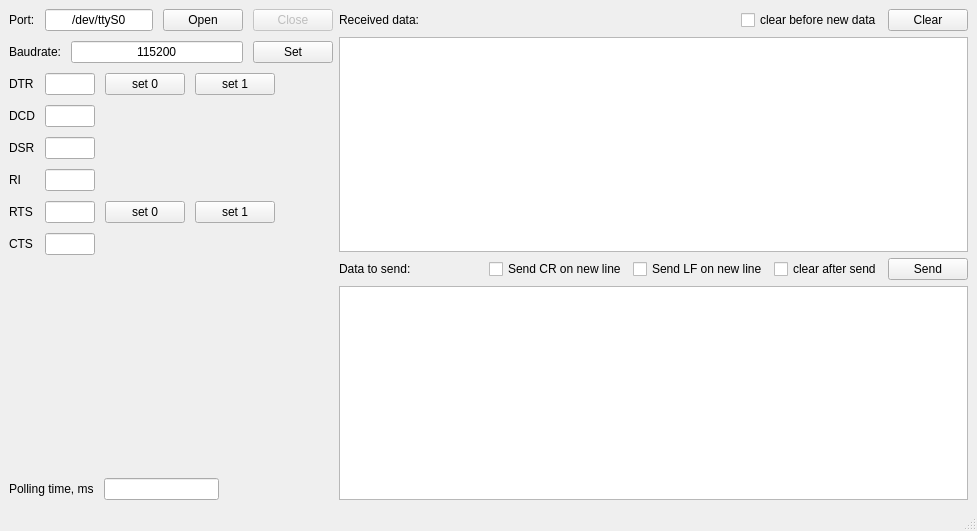
<?xml version="1.0" encoding="UTF-8"?>
<ui version="4.0">
 <class>MainWindow</class>
 <widget class="QMainWindow" name="MainWindow">
  <property name="geometry">
   <rect>
    <x>0</x>
    <y>0</y>
    <width>977</width>
    <height>531</height>
   </rect>
  </property>
  <property name="windowTitle">
   <string>Serial port debugger</string>
  </property>
  <widget class="QWidget" name="centralwidget">
   <layout class="QGridLayout" name="gridLayout_2">
    <item row="0" column="0">
     <layout class="QHBoxLayout" name="horizontalLayout_5" stretch="0,1">
      <item>
       <layout class="QVBoxLayout" name="verticalLayout">
        <property name="spacing">
         <number>10</number>
        </property>
        <item>
         <layout class="QHBoxLayout" name="horizontalLayout">
          <item>
           <widget class="QLabel" name="label">
            <property name="text">
             <string>Port:</string>
            </property>
           </widget>
          </item>
          <item>
           <widget class="QLineEdit" name="deviceEdit">
            <property name="text">
             <string>/dev/ttyS0</string>
            </property>
            <property name="alignment">
             <set>Qt::AlignCenter</set>
            </property>
           </widget>
          </item>
          <item>
           <widget class="QPushButton" name="openPortButton">
            <property name="text">
             <string>Open</string>
            </property>
           </widget>
          </item>
          <item>
           <widget class="QPushButton" name="closePortButton">
            <property name="enabled">
             <bool>false</bool>
            </property>
            <property name="text">
             <string>Close</string>
            </property>
           </widget>
          </item>
         </layout>
        </item>
        <item>
         <layout class="QHBoxLayout" name="horizontalLayout_2">
          <item>
           <widget class="QLabel" name="label_2">
            <property name="text">
             <string>Baudrate:</string>
            </property>
           </widget>
          </item>
          <item>
           <widget class="QLineEdit" name="baudrateEdit">
            <property name="inputMask">
             <string/>
            </property>
            <property name="text">
             <string>115200</string>
            </property>
            <property name="alignment">
             <set>Qt::AlignCenter</set>
            </property>
            <property name="placeholderText">
             <string>[1-9][0-9]*</string>
            </property>
           </widget>
          </item>
          <item>
           <widget class="QPushButton" name="setBaudButton">
            <property name="text">
             <string>Set</string>
            </property>
           </widget>
          </item>
         </layout>
        </item>
        <item>
         <layout class="QGridLayout" name="gridLayout" columnstretch="0,0,0,0,1">
          <item row="0" column="0">
           <widget class="QLabel" name="label_3">
            <property name="text">
             <string>DTR</string>
            </property>
           </widget>
          </item>
          <item row="4" column="3">
           <widget class="QPushButton" name="setRTSHighButton">
            <property name="text">
             <string>set 1</string>
            </property>
           </widget>
          </item>
          <item row="4" column="2">
           <widget class="QPushButton" name="setRTSLowButton">
            <property name="text">
             <string>set 0</string>
            </property>
           </widget>
          </item>
          <item row="5" column="1">
           <widget class="QLineEdit" name="CTSShowEdit">
            <property name="enabled">
             <bool>true</bool>
            </property>
            <property name="sizePolicy">
             <sizepolicy hsizetype="Minimum" vsizetype="Fixed">
              <horstretch>0</horstretch>
              <verstretch>0</verstretch>
             </sizepolicy>
            </property>
            <property name="maximumSize">
             <size>
              <width>50</width>
              <height>16777215</height>
             </size>
            </property>
            <property name="cursor">
             <cursorShape>WaitCursor</cursorShape>
            </property>
            <property name="focusPolicy">
             <enum>Qt::NoFocus</enum>
            </property>
            <property name="maxLength">
             <number>16</number>
            </property>
            <property name="frame">
             <bool>true</bool>
            </property>
            <property name="alignment">
             <set>Qt::AlignCenter</set>
            </property>
            <property name="readOnly">
             <bool>true</bool>
            </property>
           </widget>
          </item>
          <item row="1" column="1">
           <widget class="QLineEdit" name="DCDShowEdit">
            <property name="enabled">
             <bool>true</bool>
            </property>
            <property name="sizePolicy">
             <sizepolicy hsizetype="Minimum" vsizetype="Fixed">
              <horstretch>0</horstretch>
              <verstretch>0</verstretch>
             </sizepolicy>
            </property>
            <property name="maximumSize">
             <size>
              <width>50</width>
              <height>16777215</height>
             </size>
            </property>
            <property name="cursor">
             <cursorShape>WaitCursor</cursorShape>
            </property>
            <property name="focusPolicy">
             <enum>Qt::NoFocus</enum>
            </property>
            <property name="maxLength">
             <number>16</number>
            </property>
            <property name="frame">
             <bool>true</bool>
            </property>
            <property name="alignment">
             <set>Qt::AlignCenter</set>
            </property>
            <property name="readOnly">
             <bool>true</bool>
            </property>
           </widget>
          </item>
          <item row="2" column="0">
           <widget class="QLabel" name="label_5">
            <property name="text">
             <string>DSR</string>
            </property>
           </widget>
          </item>
          <item row="4" column="1">
           <widget class="QLineEdit" name="RTSShowEdit">
            <property name="enabled">
             <bool>true</bool>
            </property>
            <property name="sizePolicy">
             <sizepolicy hsizetype="Minimum" vsizetype="Fixed">
              <horstretch>0</horstretch>
              <verstretch>0</verstretch>
             </sizepolicy>
            </property>
            <property name="maximumSize">
             <size>
              <width>50</width>
              <height>16777215</height>
             </size>
            </property>
            <property name="cursor">
             <cursorShape>WaitCursor</cursorShape>
            </property>
            <property name="focusPolicy">
             <enum>Qt::NoFocus</enum>
            </property>
            <property name="maxLength">
             <number>16</number>
            </property>
            <property name="frame">
             <bool>true</bool>
            </property>
            <property name="alignment">
             <set>Qt::AlignCenter</set>
            </property>
            <property name="readOnly">
             <bool>true</bool>
            </property>
           </widget>
          </item>
          <item row="0" column="1">
           <widget class="QLineEdit" name="DTRShowEdit">
            <property name="enabled">
             <bool>true</bool>
            </property>
            <property name="sizePolicy">
             <sizepolicy hsizetype="Minimum" vsizetype="Fixed">
              <horstretch>0</horstretch>
              <verstretch>0</verstretch>
             </sizepolicy>
            </property>
            <property name="maximumSize">
             <size>
              <width>50</width>
              <height>16777215</height>
             </size>
            </property>
            <property name="cursor">
             <cursorShape>WaitCursor</cursorShape>
            </property>
            <property name="focusPolicy">
             <enum>Qt::NoFocus</enum>
            </property>
            <property name="maxLength">
             <number>16</number>
            </property>
            <property name="frame">
             <bool>true</bool>
            </property>
            <property name="alignment">
             <set>Qt::AlignCenter</set>
            </property>
            <property name="readOnly">
             <bool>true</bool>
            </property>
           </widget>
          </item>
          <item row="2" column="1">
           <widget class="QLineEdit" name="DSRShowEdit">
            <property name="enabled">
             <bool>true</bool>
            </property>
            <property name="sizePolicy">
             <sizepolicy hsizetype="Minimum" vsizetype="Fixed">
              <horstretch>0</horstretch>
              <verstretch>0</verstretch>
             </sizepolicy>
            </property>
            <property name="maximumSize">
             <size>
              <width>50</width>
              <height>16777215</height>
             </size>
            </property>
            <property name="cursor">
             <cursorShape>WaitCursor</cursorShape>
            </property>
            <property name="focusPolicy">
             <enum>Qt::NoFocus</enum>
            </property>
            <property name="maxLength">
             <number>16</number>
            </property>
            <property name="frame">
             <bool>true</bool>
            </property>
            <property name="alignment">
             <set>Qt::AlignCenter</set>
            </property>
            <property name="readOnly">
             <bool>true</bool>
            </property>
           </widget>
          </item>
          <item row="0" column="2">
           <widget class="QPushButton" name="setDTRLowButton">
            <property name="text">
             <string>set 0</string>
            </property>
           </widget>
          </item>
          <item row="3" column="1">
           <widget class="QLineEdit" name="RIShowEdit">
            <property name="enabled">
             <bool>true</bool>
            </property>
            <property name="sizePolicy">
             <sizepolicy hsizetype="Minimum" vsizetype="Fixed">
              <horstretch>0</horstretch>
              <verstretch>0</verstretch>
             </sizepolicy>
            </property>
            <property name="maximumSize">
             <size>
              <width>50</width>
              <height>16777215</height>
             </size>
            </property>
            <property name="cursor">
             <cursorShape>WaitCursor</cursorShape>
            </property>
            <property name="focusPolicy">
             <enum>Qt::NoFocus</enum>
            </property>
            <property name="maxLength">
             <number>16</number>
            </property>
            <property name="frame">
             <bool>true</bool>
            </property>
            <property name="alignment">
             <set>Qt::AlignCenter</set>
            </property>
            <property name="readOnly">
             <bool>true</bool>
            </property>
           </widget>
          </item>
          <item row="1" column="0">
           <widget class="QLabel" name="label_4">
            <property name="text">
             <string>DCD</string>
            </property>
           </widget>
          </item>
          <item row="3" column="0">
           <widget class="QLabel" name="label_6">
            <property name="text">
             <string>RI</string>
            </property>
           </widget>
          </item>
          <item row="0" column="3">
           <widget class="QPushButton" name="setDTRHighButton">
            <property name="text">
             <string>set 1</string>
            </property>
           </widget>
          </item>
          <item row="5" column="0">
           <widget class="QLabel" name="label_8">
            <property name="text">
             <string>CTS</string>
            </property>
           </widget>
          </item>
          <item row="4" column="0">
           <widget class="QLabel" name="label_7">
            <property name="text">
             <string>RTS</string>
            </property>
           </widget>
          </item>
          <item row="0" column="4">
           <spacer name="horizontalSpacer">
            <property name="orientation">
             <enum>Qt::Horizontal</enum>
            </property>
            <property name="sizeHint" stdset="0">
             <size>
              <width>40</width>
              <height>20</height>
             </size>
            </property>
           </spacer>
          </item>
          <item row="1" column="4">
           <layout class="QGridLayout" name="gridLayout_3"/>
          </item>
         </layout>
        </item>
        <item>
         <spacer name="verticalSpacer">
          <property name="orientation">
           <enum>Qt::Vertical</enum>
          </property>
          <property name="sizeType">
           <enum>QSizePolicy::MinimumExpanding</enum>
          </property>
          <property name="sizeHint" stdset="0">
           <size>
            <width>20</width>
            <height>40</height>
           </size>
          </property>
         </spacer>
        </item>
        <item>
         <layout class="QHBoxLayout" name="horizontalLayout_6">
          <item>
           <widget class="QLabel" name="label_11">
            <property name="text">
             <string>Polling time, ms</string>
            </property>
           </widget>
          </item>
          <item>
           <widget class="QLineEdit" name="pollingTimeEdit">
            <property name="alignment">
             <set>Qt::AlignCenter</set>
            </property>
           </widget>
          </item>
          <item>
           <spacer name="horizontalSpacer_2">
            <property name="orientation">
             <enum>Qt::Horizontal</enum>
            </property>
            <property name="sizeHint" stdset="0">
             <size>
              <width>40</width>
              <height>20</height>
             </size>
            </property>
           </spacer>
          </item>
         </layout>
        </item>
       </layout>
      </item>
      <item>
       <layout class="QVBoxLayout" name="verticalLayout_2">
        <item>
         <layout class="QHBoxLayout" name="horizontalLayout_3">
          <item>
           <widget class="QLabel" name="label_9">
            <property name="text">
             <string>Received data:</string>
            </property>
           </widget>
          </item>
          <item>
           <spacer name="horizontalSpacer_3">
            <property name="orientation">
             <enum>Qt::Horizontal</enum>
            </property>
            <property name="sizeHint" stdset="0">
             <size>
              <width>40</width>
              <height>20</height>
             </size>
            </property>
           </spacer>
          </item>
          <item>
           <widget class="QCheckBox" name="clearBeforeReceiveCheck">
            <property name="text">
             <string>clear before new data</string>
            </property>
           </widget>
          </item>
          <item>
           <widget class="QPushButton" name="clearRxDButton">
            <property name="text">
             <string>Clear</string>
            </property>
           </widget>
          </item>
         </layout>
        </item>
        <item>
         <widget class="QPlainTextEdit" name="receivedDataEdit">
          <property name="font">
           <font>
            <family>Courier 10 Pitch</family>
           </font>
          </property>
          <property name="readOnly">
           <bool>true</bool>
          </property>
          <property name="plainText">
           <string/>
          </property>
         </widget>
        </item>
        <item>
         <layout class="QGridLayout" name="gridLayout_4"/>
        </item>
        <item>
         <layout class="QHBoxLayout" name="horizontalLayout_4">
          <item>
           <widget class="QLabel" name="label_10">
            <property name="text">
             <string>Data to send:</string>
            </property>
           </widget>
          </item>
          <item>
           <spacer name="horizontalSpacer_4">
            <property name="orientation">
             <enum>Qt::Horizontal</enum>
            </property>
            <property name="sizeHint" stdset="0">
             <size>
              <width>40</width>
              <height>20</height>
             </size>
            </property>
           </spacer>
          </item>
          <item>
           <widget class="QCheckBox" name="sencCRonNewLineCheck">
            <property name="text">
             <string>Send CR on new line</string>
            </property>
           </widget>
          </item>
          <item>
           <widget class="QCheckBox" name="sencLFonNewLineCheck">
            <property name="text">
             <string>Send LF on new line</string>
            </property>
           </widget>
          </item>
          <item>
           <widget class="QCheckBox" name="clearAfterSendCheck">
            <property name="text">
             <string>clear after send</string>
            </property>
            <property name="checked">
             <bool>false</bool>
            </property>
           </widget>
          </item>
          <item>
           <widget class="QPushButton" name="sendTxDButton">
            <property name="text">
             <string>Send</string>
            </property>
           </widget>
          </item>
         </layout>
        </item>
        <item>
         <widget class="QPlainTextEdit" name="dataToSendEdit">
          <property name="font">
           <font>
            <family>Courier 10 Pitch</family>
           </font>
          </property>
         </widget>
        </item>
       </layout>
      </item>
     </layout>
    </item>
   </layout>
  </widget>
  <widget class="QMenuBar" name="menubar">
   <property name="geometry">
    <rect>
     <x>0</x>
     <y>0</y>
     <width>977</width>
     <height>19</height>
    </rect>
   </property>
  </widget>
  <widget class="QStatusBar" name="statusbar"/>
 </widget>
 <resources/>
 <connections/>
</ui>
